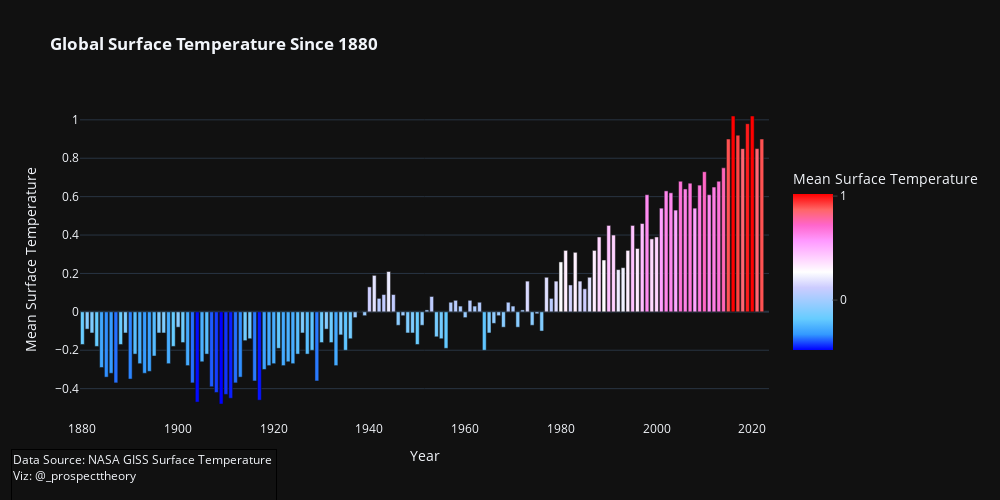

The cell this chart's notebook holds for it:
### Markdown cell above
Let's produce a little graph out of this:

### Code cell
#Producing a graph

fig = px.bar(df_global_temperatures, 
                     title = '<b>Global Surface Temperature Since 1880</b>',
                     x= 'Year',
                     y = 'J-D',
                     color = 'J-D',
                     color_continuous_scale='Picnic',
                     labels={'Year': 'Year', 
                             'J-D':"Mean Surface Temperature"},
                     hover_name = 'J-D',
                     template = "plotly_dark",
                     width = 1000,
                     height = 500

                     )

fig.update_layout(coloraxis_colorbar=dict(
   thicknessmode="pixels", thickness=40,
   lenmode="pixels", len=200,
   yanchor="middle", 
   ticks = 'outside',
   ticksuffix=" °C",
   dtick=1,
   tickvals=[0, 1],
))

fig.add_annotation(text='Data Source: <a href=”https://github.com/rfordatascience/tidytuesday/blob/master/data/2023/2023-07-11/readme.md”>NASA GISS Surface Temperature</a> <br>Viz: <a href=”https://twitter.com/_prospecttheory”>@_prospecttheory</a> <br> <br> <br> <br> <br>', 
                    align='left',
                    showarrow=False,
                     xref='paper',
                    yref='paper',
                    x=-0.1,
                    y= -0.4,
                    bordercolor='black',
                    borderwidth=1)


fig.show()

### Figure 1 — Plotly figure (JSON) as saved in the notebook; plotly's stock layout.template omitted (floating-point values rounded to 4 significant figures; data arrays with more than 128 entries replaced by an {"elided": "..."} marker saying what was removed)
{"data": [{"alignmentgroup": "True", "hovertemplate": "<b>%{hovertext}</b><br><br>Year=%{x}<br>Mean Surface Temperature=%{marker.color}<extra></extra>", "hovertext": {"elided": "144 float values"}, "legendgroup": "", "marker": {"color": {"elided": "144 float values"}, "coloraxis": "coloraxis", "pattern": {"shape": ""}}, "name": "", "offsetgroup": "", "orientation": "v", "showlegend": false, "textposition": "auto", "type": "bar", "x": {"elided": "144 int values"}, "xaxis": "x", "y": {"elided": "144 float values"}, "yaxis": "y"}], "layout": {"annotations": [{"align": "left", "bordercolor": "black", "borderwidth": 1, "showarrow": false, "text": "Data Source: <a href=”https://github.com/rfordatascience/tidytuesday/blob/master/data/2023/2023-07-11/readme.md”>NASA GISS Surface Temperature</a> <br>Viz: <a href=”https://twitter.com/_prospecttheory”>@_prospecttheory</a> <br> <br> <br> <br> <br>", "x": -0.1, "xref": "paper", "y": -0.4, "yref": "paper"}], "barmode": "relative", "coloraxis": {"colorbar": {"dtick": 1, "len": 200, "lenmode": "pixels", "thickness": 40, "thicknessmode": "pixels", "ticks": "outside", "ticksuffix": " °C", "tickvals": [0, 1], "title": {"text": "Mean Surface Temperature"}, "yanchor": "middle"}, "colorscale": [[0, "rgb(0,0,255)"], [0.1, "rgb(51,153,255)"], [0.2, "rgb(102,204,255)"], [0.3, "rgb(153,204,255)"], [0.4, "rgb(204,204,255)"], [0.5, "rgb(255,255,255)"], [0.6, "rgb(255,204,255)"], [0.7, "rgb(255,153,255)"], [0.8, "rgb(255,102,204)"], [0.9, "rgb(255,102,102)"], [1, "rgb(255,0,0)"]]}, "height": 500, "legend": {"tracegroupgap": 0}, "title": {"text": "<b>Global Surface Temperature Since 1880</b>"}, "width": 1000, "xaxis": {"anchor": "y", "domain": [0, 1], "title": {"text": "Year"}}, "yaxis": {"anchor": "x", "domain": [0, 1], "title": {"text": "Mean Surface Temperature"}}}}
